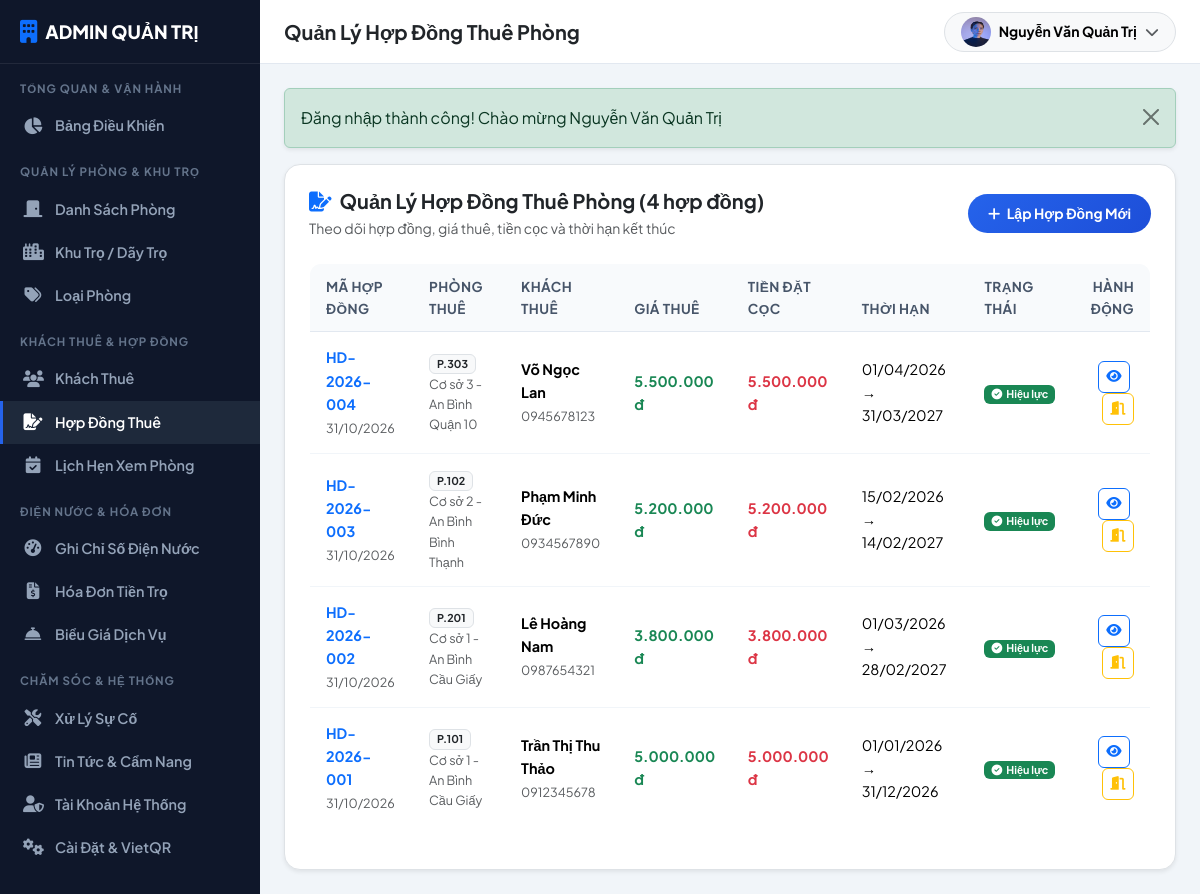
Page /admin/contracts (signed in) on the committed database.
### tables this page shows
CREATE TABLE `contracts` (
    `id` INT AUTO_INCREMENT PRIMARY KEY,
    `contract_number` VARCHAR(50) NOT NULL UNIQUE,
    `room_id` INT NOT NULL,
    `tenant_id` INT NOT NULL,
    `start_date` DATE NOT NULL,
    `end_date` DATE NOT NULL,
    `rental_price` DECIMAL(12,2) NOT NULL,
    `deposit_amount` DECIMAL(12,2) NOT NULL,
    `initial_electricity_index` INT NOT NULL DEFAULT 0,
    `initial_water_index` INT NOT NULL DEFAULT 0,
    `payment_cycle` INT NOT NULL DEFAULT 1,
    `terms` TEXT NULL,
    `status` ENUM('active', 'expired', 'terminated') NOT NULL DEFAULT 'active',
    `created_at` DATETIME DEFAULT CURRENT_TIMESTAMP,
    `updated_at` DATETIME DEFAULT CURRENT_TIMESTAMP ON UPDATE CURRENT_TIMESTAMP,
    FOREIGN KEY (`room_id`) REFERENCES `rooms`(`id`) ON DELETE RESTRICT,
    FOREIGN KEY (`tenant_id`) REFERENCES `tenants`(`id`) ON DELETE RESTRICT
);

CREATE TABLE `rooms` (
    `id` INT AUTO_INCREMENT PRIMARY KEY,
    `branch_id` INT NOT NULL,
    `room_type_id` INT NOT NULL,
    `room_number` VARCHAR(20) NOT NULL,
    `title` VARCHAR(255) NOT NULL,
    `slug` VARCHAR(255) NOT NULL,
    `price` DECIMAL(12,2) NOT NULL,
    `deposit_price` DECIMAL(12,2) NOT NULL,
    `area` FLOAT NOT NULL,
    `max_tenants` INT NOT NULL DEFAULT 2,
    `current_tenants` INT NOT NULL DEFAULT 0,
    `floor` INT NOT NULL DEFAULT 1,
    `status` ENUM('available', 'rented', 'maintenance') NOT NULL DEFAULT 'available',
    `description` TEXT NULL,
    `amenities` TEXT NULL,
    `image` VARCHAR(255) NULL,
    `is_featured` TINYINT NOT NULL DEFAULT 0,
    `created_at` DATETIME DEFAULT CURRENT_TIMESTAMP,
    `updated_at` DATETIME DEFAULT CURRENT_TIMESTAMP ON UPDATE CURRENT_TIMESTAMP,
    FOREIGN KEY (`branch_id`) REFERENCES `branches`(`id`) ON DELETE CASCADE,
    FOREIGN KEY (`room_type_id`) REFERENCES `room_types`(`id`) ON DELETE RESTRICT
);

CREATE TABLE `branches` (
    `id` INT AUTO_INCREMENT PRIMARY KEY,
    `name` VARCHAR(100) NOT NULL,
    `address` VARCHAR(255) NOT NULL,
    `ward` VARCHAR(100) NULL,
    `district` VARCHAR(100) NOT NULL,
    `city` VARCHAR(100) NOT NULL,
    `manager_name` VARCHAR(100) NOT NULL,
    `manager_phone` VARCHAR(20) NOT NULL,
    `description` TEXT NULL,
    `created_at` DATETIME DEFAULT CURRENT_TIMESTAMP
);

CREATE TABLE `tenants` (
    `id` INT AUTO_INCREMENT PRIMARY KEY,
    `user_id` INT NULL,
    `full_name` VARCHAR(100) NOT NULL,
    `id_card` VARCHAR(20) NOT NULL UNIQUE,
    `phone` VARCHAR(20) NOT NULL,
    `email` VARCHAR(100) NOT NULL,
    `gender` ENUM('male', 'female', 'other') NOT NULL DEFAULT 'male',
    `date_of_birth` DATE NULL,
    `hometown` VARCHAR(100) NULL,
    `temporary_residence` VARCHAR(255) NULL,
    `created_at` DATETIME DEFAULT CURRENT_TIMESTAMP,
    FOREIGN KEY (`user_id`) REFERENCES `users`(`id`) ON DELETE SET NULL
);

### app/controllers/AdminController.php (called while the page is built, shortened)
<?php
class AdminController extends Controller {
    public function contracts(): void {
        $contractModel = $this->model('Contract');
        $data = [
            'pageTitle' => 'Quản Lý Hợp Đồng Thuê Phòng',
            'contracts' => $contractModel->getAllWithDetails()
        ];
        $this->view('admin/contracts/index', $data);
    }
}

### app/core/App.php (called while the page is built, shortened)
<?php
class App {
    protected string $method = 'index';
    public function __construct() {
        $url = $this->parseUrl();
        if (!empty($url[0])) {
            $candidateName = ucfirst($url[0]) . 'Controller';
            if (file_exists(APP_PATH . '/controllers/' . $candidateName . '.php')) {
                unset($url[0]);
            }
        }
        $controllerInstance = new $this->controllerName();
        if (!empty($url[1])) {
            $candidateMethod = $url[1];
            if (method_exists($controllerInstance, $candidateMethod)) {
                $this->method = $candidateMethod;
                unset($url[1]);
            }
        }
        $this->params = $url ? array_values($url) : [];
        call_user_func_array([$controllerInstance, $this->method], $this->params);
    }
    protected function parseUrl(): array {
        if (isset($_GET['url']) && !empty(trim($_GET['url']))) {
            return explode('/', filter_var(rtrim($_GET['url'], '/'), FILTER_SANITIZE_URL));
        }
        $requestUri = parse_url($_SERVER['REQUEST_URI'] ?? '', PHP_URL_PATH);
        $requestUri = trim($requestUri, '/');
        return explode('/', filter_var($requestUri, FILTER_SANITIZE_URL));
    }
}

### index.php (called while the page is built, shortened)
<?php
require_once APP_PATH . '/core/Database.php';
require_once APP_PATH . '/core/Model.php';
require_once APP_PATH . '/core/Controller.php';
require_once APP_PATH . '/core/Helpers.php';
require_once APP_PATH . '/core/App.php';
$app = new App();

### app/core/Model.php (called while the page is built, shortened)
<?php
class Model {
    protected PDO $db;
    public function __construct() {
        $this->db = Database::getInstance();
    }
    public function query(string $sql, array $params = []): array {
        $stmt = $this->db->prepare($sql);
        $stmt->execute($params);
        return $stmt->fetchAll();
    }
}

### app/core/Database.php (called while the page is built, shortened)
<?php
class Database {
    private static ?PDO $instance = null;
    public static function getInstance(): PDO {
        if (self::$instance === null) {
            $dsn = "mysql:host=" . DB_HOST . ";port=" . DB_PORT . ";dbname=" . DB_NAME . ";charset=" . DB_CHARSET;
            $options = [
                PDO::ATTR_ERRMODE            => PDO::ERRMODE_EXCEPTION,
                PDO::ATTR_DEFAULT_FETCH_MODE => PDO::FETCH_ASSOC,
                PDO::ATTR_EMULATE_PREPARES   => false,
                PDO::MYSQL_ATTR_INIT_COMMAND => "SET NAMES utf8mb4 COLLATE utf8mb4_unicode_ci"
            ];
            try {
                self::$instance = new PDO($dsn, DB_USER, DB_PASS, $options);
            } catch (PDOException $e) {
                die("<h3>Lỗi kết nối Cơ sở dữ liệu:</h3> " . htmlspecialchars($e->getMessage()) .
                    "<br><br><i>Vui lòng kiểm tra file cấu hình <code>app/config/config.php</code> và đảm bảo MySQL đang chạy trong XAMPP.</i>");
            }
        }
        return self::$instance;
    }
}

### app/models/Contract.php (called while the page is built, shortened)
<?php
class Contract extends Model {
    public function getAllWithDetails(string $orderBy = 'c.id DESC'): array {
        $sql = "SELECT c.*, r.room_number, r.title as room_title,
                       b.name as branch_name,
                       t.full_name as tenant_name, t.phone as tenant_phone, t.id_card as tenant_id_card
                FROM contracts c
                JOIN rooms r ON c.room_id = r.id
                JOIN branches b ON r.branch_id = b.id
                JOIN tenants t ON c.tenant_id = t.id
                ORDER BY {$orderBy}";
        return $this->query($sql);
    }
}

### app/views/admin/contracts/index.php (the view)
<?php require_once VIEW_PATH . '/layouts/admin_header.php'; ?>
<div class="card border rounded-4 shadow-sm bg-white p-4">
    <div class="d-flex flex-wrap justify-content-between align-items-center gap-3 mb-4">
        <div>
            <h5 class="fw-bold mb-1"><i class="fas fa-file-signature text-primary me-2"></i>Quản Lý Hợp Đồng Thuê Phòng (<?= count($contracts) ?> hợp đồng)</h5>
            <p class="text-muted small mb-0">Theo dõi hợp đồng, giá thuê, tiền cọc và thời hạn kết thúc</p>
        </div>
        <div>
            <a href="<?= BASE_URL ?>/admin/contractAdd" class="btn btn-primary-custom rounded-pill btn-sm fw-bold">
                <i class="fas fa-plus me-1"></i> Lập Hợp Đồng Mới
            </a>
        </div>
    </div>
    <div class="table-responsive">
        <table class="table admin-table align-middle">
            <thead>
                <tr>
                    <th>Mã hợp đồng</th>
                    <th>Phòng thuê</th>
                    <th>Khách thuê</th>
                    <th>Giá thuê</th>
                    <th>Tiền đặt cọc</th>
                    <th>Thời hạn</th>
                    <th>Trạng thái</th>
                    <th class="text-end">Hành động</th>
                </tr>
            </thead>
            <tbody>
                <?php if (empty($contracts)): ?>
                    <tr>
                        <td colspan="8" class="text-center py-4 text-muted">Chưa có hợp đồng nào.</td>
                    </tr>
                <?php else: ?>
                    <?php foreach ($contracts as $c): ?>
                        <tr>
                            <td>
                                <strong class="d-block text-primary"><?= $c['contract_number'] ?></strong>
                                <small class="text-muted"><?= formatDate($c['created_at']) ?></small>
                            </td>
                            <td>
                                <strong class="badge bg-light text-dark border"><?= $c['room_number'] ?></strong>
                                <small class="text-muted d-block"><?= htmlspecialchars($c['branch_name']) ?></small>
                            </td>
                            <td>
                                <strong class="d-block"><?= htmlspecialchars($c['tenant_name']) ?></strong>
                                <small class="text-muted"><?= htmlspecialchars($c['tenant_phone']) ?></small>
                            </td>
                            <td class="fw-bold text-success"><?= formatMoney($c['rental_price']) ?></td>
                            <td class="fw-bold text-danger"><?= formatMoney($c['deposit_amount']) ?></td>
                            <td class="small">
                                <?= formatDate($c['start_date']) ?> → <?= formatDate($c['end_date']) ?>
                            </td>
                            <td>
                                <?php if ($c['status'] === 'active'): ?>
                                    <span class="badge bg-success"><i class="fas fa-check-circle me-1"></i>Hiệu lực</span>
                                <?php elseif ($c['status'] === 'expired'): ?>
                                    <span class="badge bg-warning text-dark"><i class="fas fa-clock me-1"></i>Hết hạn</span>
                                <?php else: ?>
                                    <span class="badge bg-secondary"><i class="fas fa-ban me-1"></i>Đã thanh lý</span>
                                <?php endif; ?>
                            </td>
                            <td class="text-end">
                                <a href="<?= BASE_URL ?>/admin/contractDetail/<?= $c['id'] ?>" class="btn btn-sm btn-outline-primary btn-action me-1" title="Xem & In">
                                    <i class="fas fa-eye"></i>
                                </a>
                                <?php if ($c['status'] === 'active'): ?>
                                    <a href="<?= BASE_URL ?>/admin/contractTerminate/<?= $c['id'] ?>" class="btn btn-sm btn-outline-warning btn-action btn-confirm-delete" title="Thanh lý hợp đồng">
                                        <i class="fas fa-door-open"></i>
                                    </a>
                                <?php endif; ?>
                            </td>
                        </tr>
                    <?php endforeach; ?>
                <?php endif; ?>
            </tbody>
        </table>
    </div>
</div>
<?php require_once VIEW_PATH . '/layouts/admin_footer.php'; ?>

### assets/css/style.css (style rules this page uses)
:root { --primary-color: #2563eb; --primary-dark: #1d4ed8; --primary-light: #eff6ff; --secondary-color: #0f172a; --accent-color: #f59e0b; --success-color: #10b981; --danger-color: #ef4444; --background: #f8fafc; --card-bg: #ffffff; --text-main: #1e293b; --text-muted: #64748b; --border-color: #e2e8f0; --radius: 12px; --shadow-sm: 0 1px 2px 0 rgba(0, 0, 0, 0.05); --shadow: 0 4px 6px -1px rgba(0, 0, 0, 0.1), 0 2px 4px -1px rgba(0, 0, 0, 0.06); --shadow-lg: 0 10px 15px -3px rgba(0, 0, 0, 0.1), 0 4px 6px -2px rgba(0, 0, 0, 0.05); }
body { font-family: 'Plus Jakarta Sans', sans-serif; background-color: var(--background); color: var(--text-main); line-height: 1.6; overflow-x: hidden; }
a { color: var(--primary-color); text-decoration: none; transition: all 0.2s ease-in-out; }
.btn-primary-custom { background: linear-gradient(135deg, #2563eb, #1d4ed8); border: none; color: white; font-weight: 600; padding: 9px 20px; border-radius: 8px; transition: all 0.2s; }

### assets/css/admin.css (style rules this page uses)
:root { --admin-sidebar-width: 260px; --admin-sidebar-bg: #0f172a; --admin-sidebar-hover: #1e293b; --admin-topbar-height: 64px; }
body.admin-body { background-color: #f1f5f9; }
.admin-table { background: white; border-radius: 12px; border: 1px solid #e2e8f0; overflow: hidden; }
.admin-table thead th { background: #f8fafc; color: #475569; font-weight: 700; font-size: 0.85rem; text-transform: uppercase; letter-spacing: 0.03em; padding: 12px 16px; border-bottom: 1px solid #e2e8f0; }
.admin-table tbody td { padding: 14px 16px; vertical-align: middle; border-bottom: 1px solid #f1f5f9; font-size: 0.9rem; }
.btn-action { width: 32px; height: 32px; padding: 0; display: inline-flex; align-items: center; justify-content: center; border-radius: 6px; font-size: 0.85rem; }

### rows in the picture
contracts: contract_number "HD-2026-004", created_at "31/10/2026", room.room_number "P.303", branches.name "Cơ sở 3 - An Bình Quận 10", tenant.full_name "Võ Ngọc Lan", tenant.phone "0945678123", rental_price "5.500.000 đ", deposit_amount "5.500.000 đ", start_date "01/04/2026", end_date "31/03/2027", status "active" (drawn)
contracts: contract_number "HD-2026-003", created_at "31/10/2026", room.room_number "P.102", branches.name "Cơ sở 2 - An Bình Bình Thạnh", tenant.full_name "Phạm Minh Đức", tenant.phone "0934567890", rental_price "5.200.000 đ", deposit_amount "5.200.000 đ", start_date "15/02/2026", end_date "14/02/2027", status "active" (drawn)
contracts: contract_number "HD-2026-002", created_at "31/10/2026", room.room_number "P.201", branches.name "Cơ sở 1 - An Bình Cầu Giấy", tenant.full_name "Lê Hoàng Nam", tenant.phone "0987654321", rental_price "3.800.000 đ", deposit_amount "3.800.000 đ", start_date "01/03/2026", end_date "28/02/2027", status "active" (drawn)
contracts: contract_number "HD-2026-001", created_at "31/10/2026", room.room_number "P.101", branches.name "Cơ sở 1 - An Bình Cầu Giấy", tenant.full_name "Trần Thị Thu Thảo", tenant.phone "0912345678", rental_price "5.000.000 đ", deposit_amount "5.000.000 đ", start_date "01/01/2026", end_date "31/12/2026", status "active" (drawn)

### other values in the picture
$pageTitle "Quản Lý Hợp Đồng Thuê Phòng"
Auth::user()['full_name'] "Nguyễn Văn Quản Trị"
$msg "Đăng nhập thành công! Chào mừng Nguyễn Văn Quản Trị"
count($contracts) "4"
